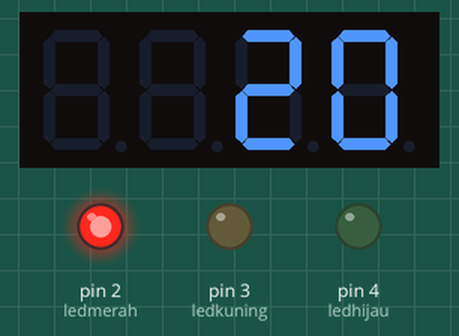
This sketch was run on a simulated Arduino Uno, built with avr-gcc and run on an emulated ATmega328P. Parts: 4-digit seven-segment display, output pins drawn as LEDs (lit = HIGH).

Above: at 0.1 s.
At 5.2 s:
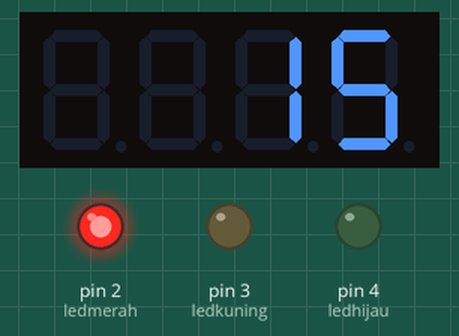
At 10.3 s:
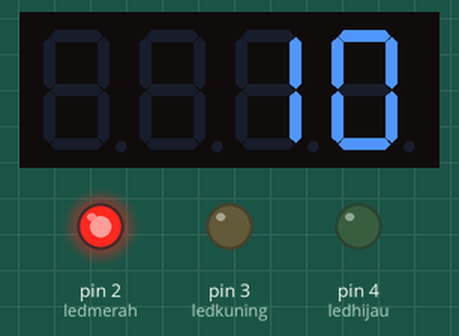
At 20.5 s:
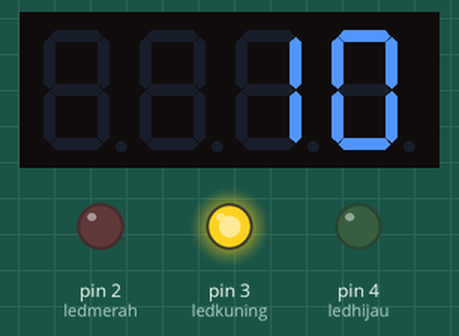
At 29.7 s:
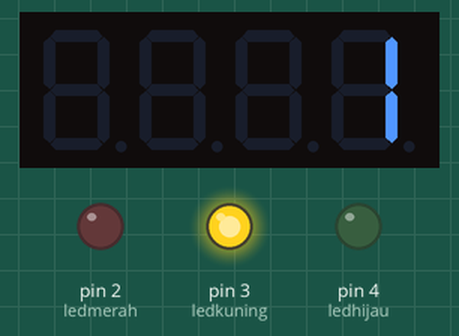
At 38.9 s:
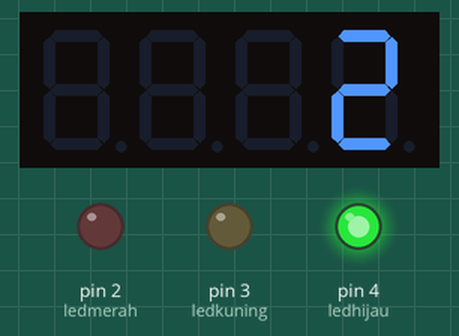
Timing chart, 0 to 40.0 s (numbered marks = the images above):
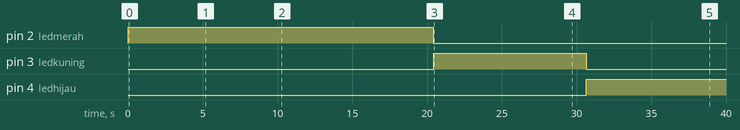

Measured:
- by itself, pin 2 (ledmerah): LOW → HIGH at 0.02 s, → LOW 20.4 s later
- by itself, pin 3 (ledkuning): LOW → HIGH at 20.4 s, → LOW 10.2 s later
- by itself, pin 4 (ledhijau): LOW → HIGH at 30.7 s
- what the display in image 1 shows lasts 1.0 s, from 5.1 s to 6.1 s

The sketch:

sketch.ino
```cpp
#include <Arduino.h>
// Mengimpor library untuk layar 7-segment TM1637
#include <TM1637Display.h>

// Pin koneksi modul layar
#define CLK 6
#define DIO 7

// Variabel untuk menyimpan angka hitung mundur
unsigned int angka = 0;

// Membuat objek display
TM1637Display display(CLK, DIO);

// Mendefinisikan pin lampu LED
int ledmerah = 2;
int ledkuning = 3;
int ledhijau = 4;


void setup() {
  // Kecerahan maksimum layar
  display.setBrightness(0x0f);

  // Mengatur pin LED sebagai OUTPUT
  pinMode(ledmerah, OUTPUT);
  pinMode(ledkuning, OUTPUT);
  pinMode(ledhijau, OUTPUT);
}

void loop() {
  // --- FASE LAMPU MERAH ---
  for (angka = 20; angka > 0; angka--) {
    display.showNumberDec(angka);  // Tampilkan angka saat ini
    digitalWrite(ledmerah, HIGH);  // Pastikan lampu merah menyala
    delay(1000);                   // Tahan tampilan dan lampu selama 1 detik penuh

    // Matikan lampu merah TEPAT setelah hitungan detik ke-1 selesai
    if(angka == 1) {
      digitalWrite(ledmerah, LOW);
    }
  }

  // --- FASE LAMPU KUNING ---
  for (angka = 10; angka > 0; angka--) {
    display.showNumberDec(angka);  // Tampilkan angka saat ini
    digitalWrite(ledkuning, HIGH); // Pastikan lampu kuning menyala
    delay(1000);                   // Tahan tampilan dan lampu selama 1 detik penuh

    // Matikan lampu kuning TEPAT setelah hitungan detik ke-1 selesai
    if(angka == 1) {
      digitalWrite(ledkuning, LOW);
    }
  }

  // --- FASE LAMPU HIJAU ---
  for (angka = 10; angka > 0; angka--) {
    display.showNumberDec(angka);  // Tampilkan angka saat ini
    digitalWrite(ledhijau, HIGH);  // Pastikan lampu hijau menyala
    delay(1000);                   // Tahan tampilan dan lampu selama 1 detik penuh

    // Matikan lampu hijau TEPAT setelah hitungan detik ke-1 selesai
    if(angka == 1) {
      digitalWrite(ledhijau, LOW);
    }
  }

}
```
